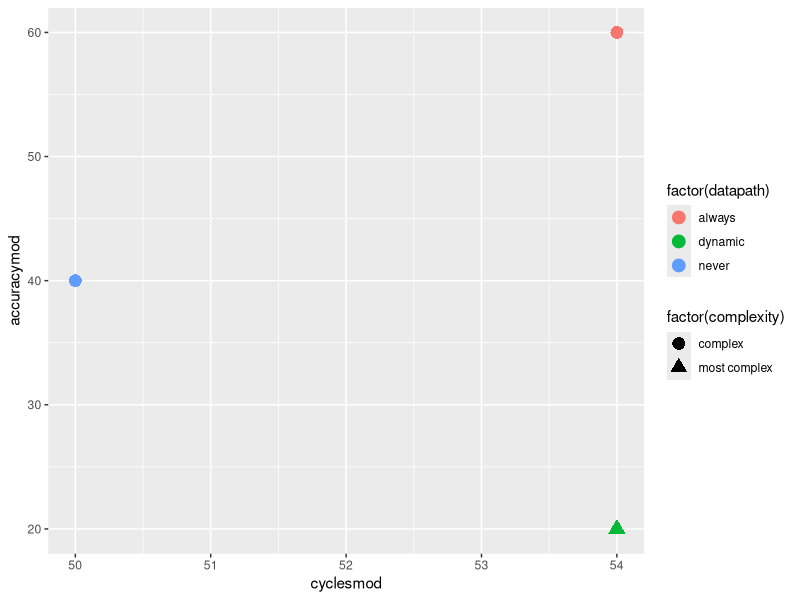
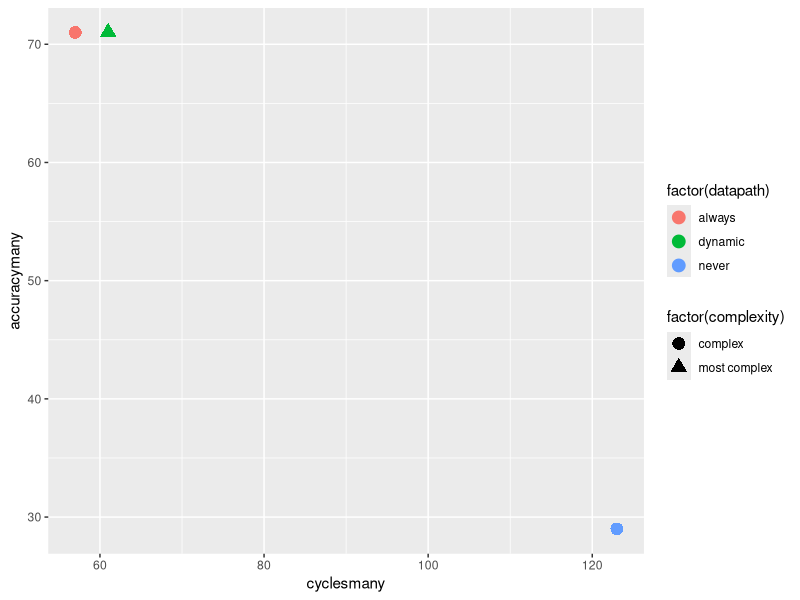
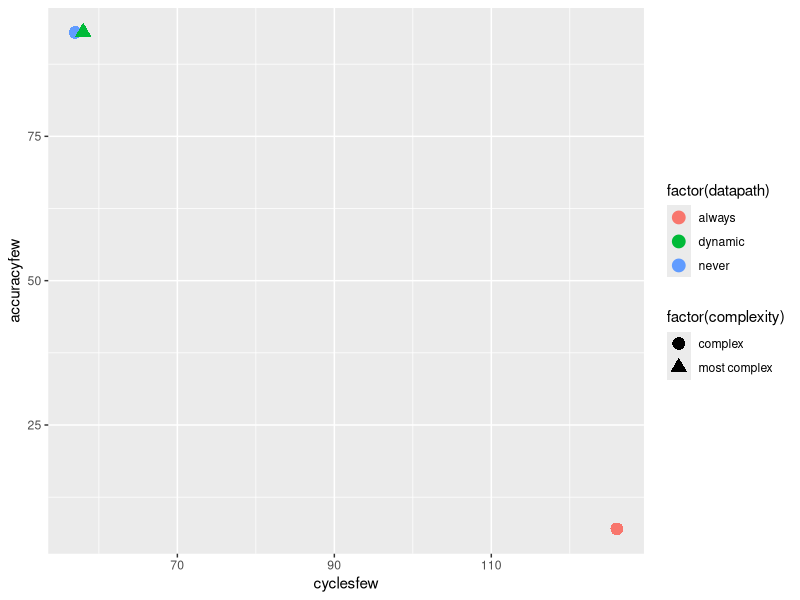
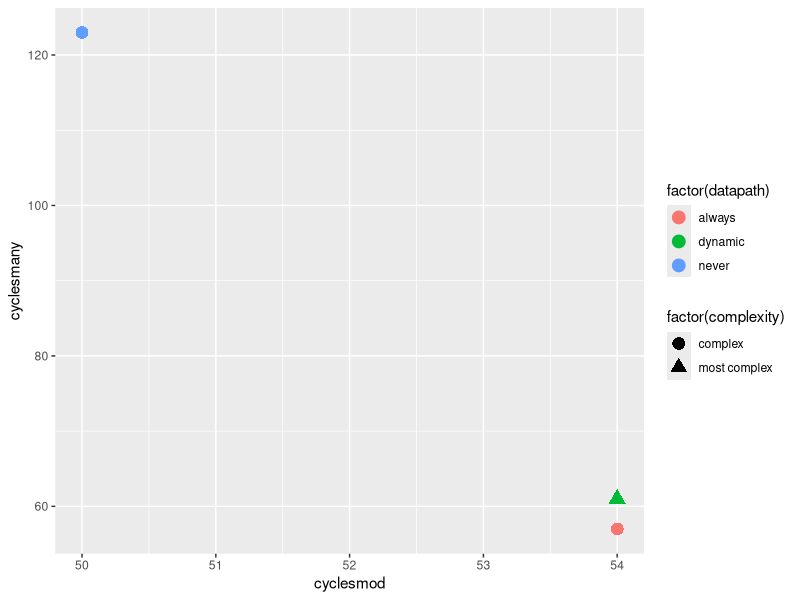
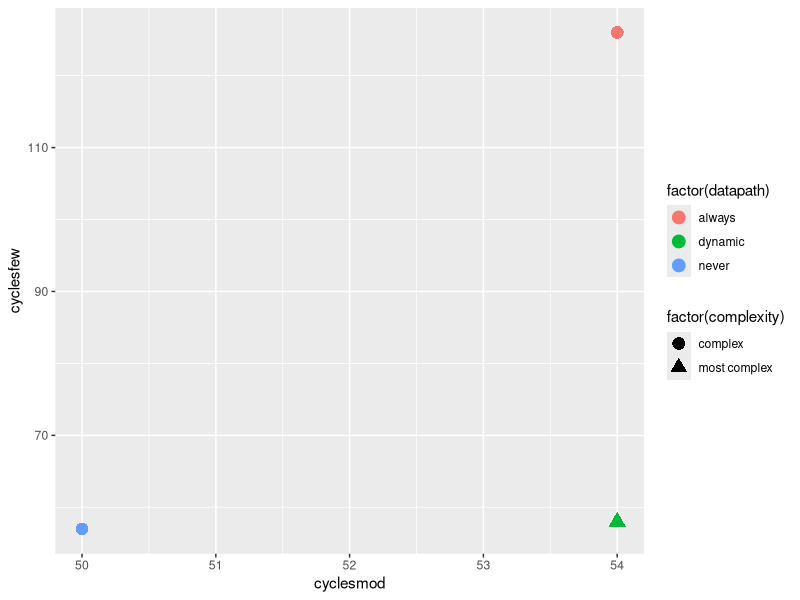
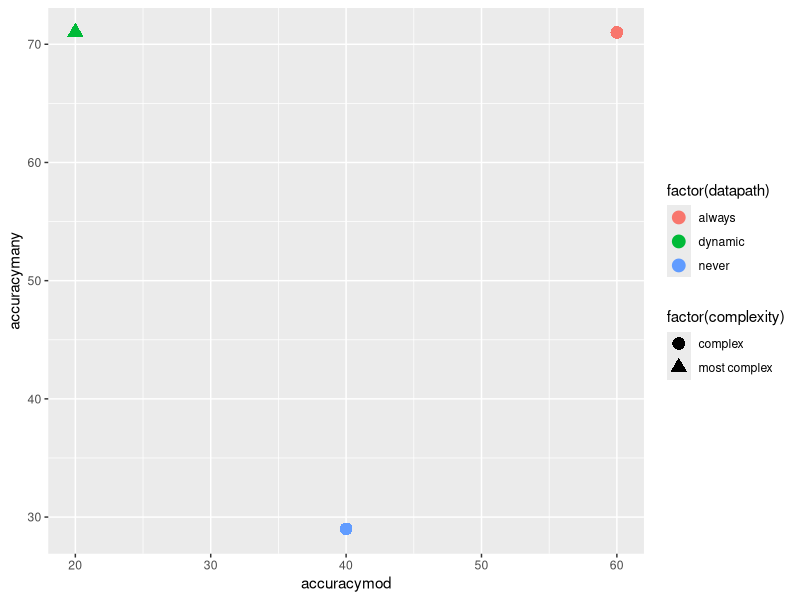
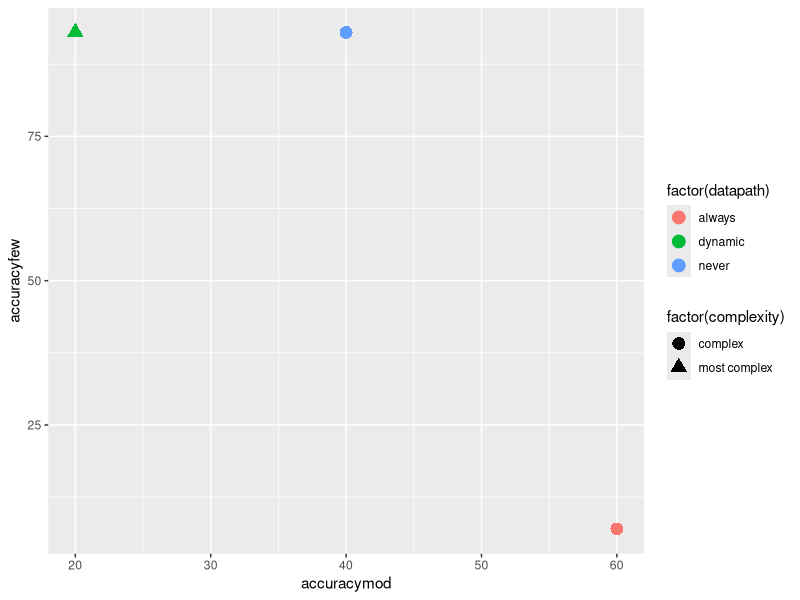
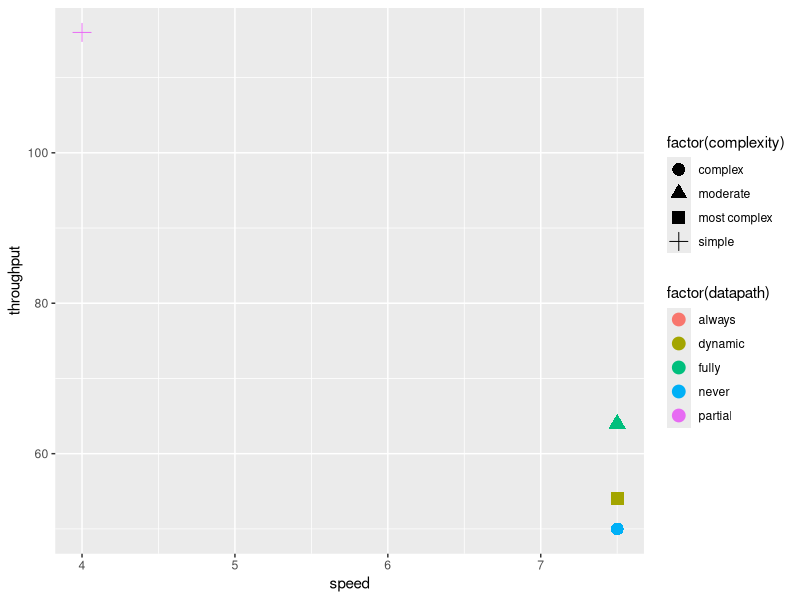

R code for these plots, in order:
## ---- chunk 1
branching <- data.frame( "datapath" = c("never", "always", "dynamic"), "cyclesmod" = c(50,54,54), "cyclesmany" = c(123, 57, 61), "cyclesfew" = c(57,126,58), "accuracymod" = c(40,60,20), "accuracymany" = c(29,71,71), "accuracyfew" = c(93,7,93), "complexity" = c("complex", "complex", "most complex") )
## ---- chunk 2
performance <- data.frame("datapath" = c("partial", "fully", "never", "always", "dynamic"),"speed" = c(4, 7.5, 7.5, 7.5, 7.5), "throughput" = c(116,64,50,54,54), "complexity" = c("simple", "moderate", "complex", "complex", "most complex") )
## ---- chunk 3
knitr::kable(branching)
knitr::kable(performance)
## ---- chunk 4
library(ggplot2)
ggplot(branching, aes(x = cyclesmod, y = accuracymod)) +
    geom_point(aes(color = factor(datapath), shape = factor(complexity)), size = 4)
## ---- chunk 5
ggplot(branching, aes(x = cyclesmany, y = accuracymany)) +
    geom_point(aes(color = factor(datapath), shape = factor(complexity)), size = 4)
## ---- chunk 6
ggplot(branching, aes(x = cyclesfew, y = accuracyfew)) +
    geom_point(aes(color = factor(datapath), shape = factor(complexity)), size = 4)
## ---- chunk 7
ggplot(branching, aes(x = cyclesmod, y = cyclesmany)) +
    geom_point(aes(color = factor(datapath), shape = factor(complexity)), size = 4)
## ---- chunk 8
ggplot(branching, aes(x = cyclesmod, y = cyclesfew)) +
    geom_point(aes(color = factor(datapath), shape = factor(complexity)), size = 4)
## ---- chunk 9
ggplot(branching, aes(x = accuracymod, y = accuracymany)) +
    geom_point(aes(color = factor(datapath), shape = factor(complexity)), size = 4)
## ---- chunk 10
ggplot(branching, aes(x = accuracymod, y = accuracyfew)) +
    geom_point(aes(color = factor(datapath), shape = factor(complexity)), size = 4)
## ---- chunk 11
ggplot(performance, aes(x = speed, y = throughput)) +
    geom_point(aes(color = factor(datapath), shape = factor(complexity)), size = 4)
## ---- chunk 12
performance.high <- performance[performance$datapath != "partial",]
ggplot(performance.high, aes(x = speed, y = throughput)) +
    geom_point(aes(color = factor(datapath), shape = factor(complexity)), size = 4)
